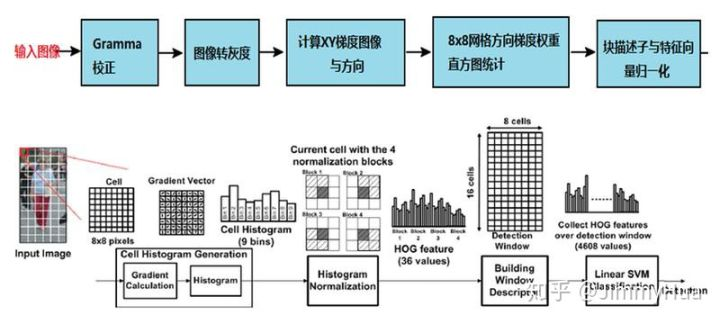
#> input picture computer_version/hog_with_svm/resources/v2-97015c55c3481fb15af1890f85fc4358_720w.jpg, 720 x 324 px, given in place of the camera
$ python 7-clazz.py
#> lines starting #> are read from the running program, lines starting #| are printed output that depends on the picture; after the words box and inside, x2 and y2 are one past the last pixel; in counts of white or black regions, pixels touching at a corner belong together
#> in main, frame is the input picture: shape (324, 720, 3); mean B, G, R 225.6, 223.4, 215.8
#!/usr/bin/env python3
# -*- coding=utf-8 -*-

import cv2 as cv
import numpy as np

"""
     颜色跟踪
"""


def process(frame):
    blur = cv.medianBlur(frame, 3)
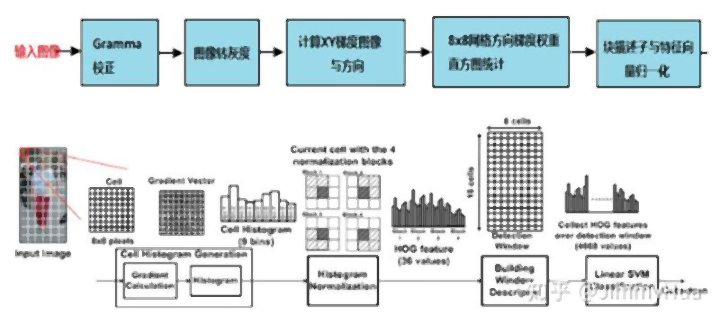
#> blur: shape (324, 720, 3); mean B, G, R 227.3, 225.2, 217.4
    hsv = cv.cvtColor(blur, cv.COLOR_BGR2HSV)
#> hsv: shape (324, 720, 3); mean H, S, V 22.7, 14.1, 227.8
    # 黑色
    lower = (0, 0, 0)
    upper = (180, 255, 46)
    mask = cv.inRange(hsv, lower, upper)
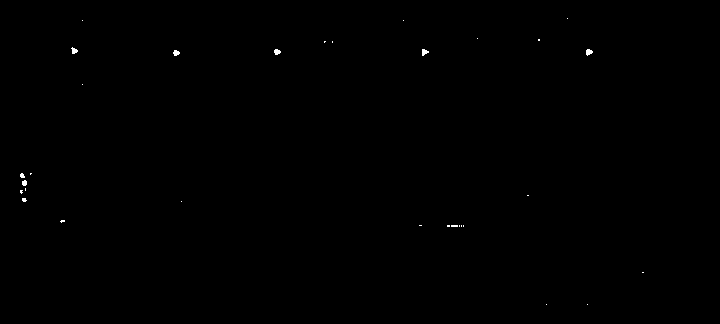
#> mask: shape (324, 720); 0.13% white; 31 white regions (25 under 20 px), largest, box (x1, y1, x2, y2) and area: (586, 49, 593, 56) 34, (422, 49, 429, 56) 32, (274, 49, 281, 55) 31, (71, 47, 78, 54) 30, (173, 50, 180, 56) 30, (22, 180, 27, 186) 25
    kernel = cv.getStructuringElement(cv.MORPH_RECT, (5, 5), (-1, -1))
    mask = cv.morphologyEx(mask, cv.MORPH_CLOSE, kernel)
#> mask: shape (324, 720); 0.14% white; 24 white regions (17 under 20 px)
    contours, _ = cv.findContours(mask, cv.RETR_EXTERNAL, cv.CHAIN_APPROX_SIMPLE)
#> contours = 24 contours, 18 with area under 20; largest, box (x1, y1, x2, y2) and area: (20, 173, 27, 194) 54, (586, 49, 593, 56) 24, (274, 49, 281, 55) 22, (422, 49, 429, 56) 22, (173, 50, 180, 56) 21, (71, 47, 78, 54) 20
    index = -1
    max_area = 0
    for i in range(len(contours)):
        area = cv.contourArea(contours[i])
        if max_area < area:
            max_area = area
            index = i
#> this loop made 24 passes
#> (area, max_area, index) on pass 11: (53.5, 53.5, 10)
#> area on passes 13 to 17: 21, 24.5, 21.5, 22, 20.5
#> after the loop, index = 10; max_area = 53.5
    if -1 != index:
        rect = cv.minAreaRect(contours[index])
#> rect = ((23, 183), (20, 6), -90)
        cv.ellipse(frame, rect, (255, 0, 0), 2, cv.LINE_8)
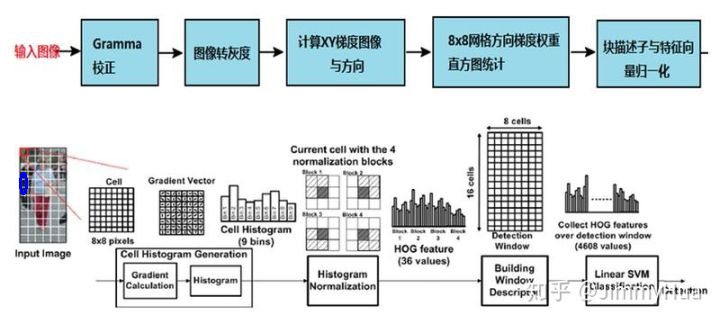
#> frame: shape (324, 720, 3); 0.06% of pixels changed, all inside (x1, y1, x2, y2) = (19, 172, 28, 195)
        cv.circle(frame, (np.int32(rect[0][0]), np.int32(rect[0][1])), 2, (0, 255, 0), cv.LINE_8)
#> frame: shape (324, 720, 3); 0.05% of pixels changed, all inside (x1, y1, x2, y2) = (17, 177, 30, 190)
    return frame


def main():
    capture = cv.VideoCapture(0)
    while True:
        ret, frame = capture.read()
        if True is not ret:
            print("can't read any video!")
            return
        dst = process(frame)
        key = cv.waitKey(20)
#> (key Esc is pressed here)
        if 27 == key:  # ESC
            break
        cv.imshow("catch...", dst)
    capture.release()
    cv.destroyAllWindows()


if "__main__" == __name__:
    main()
